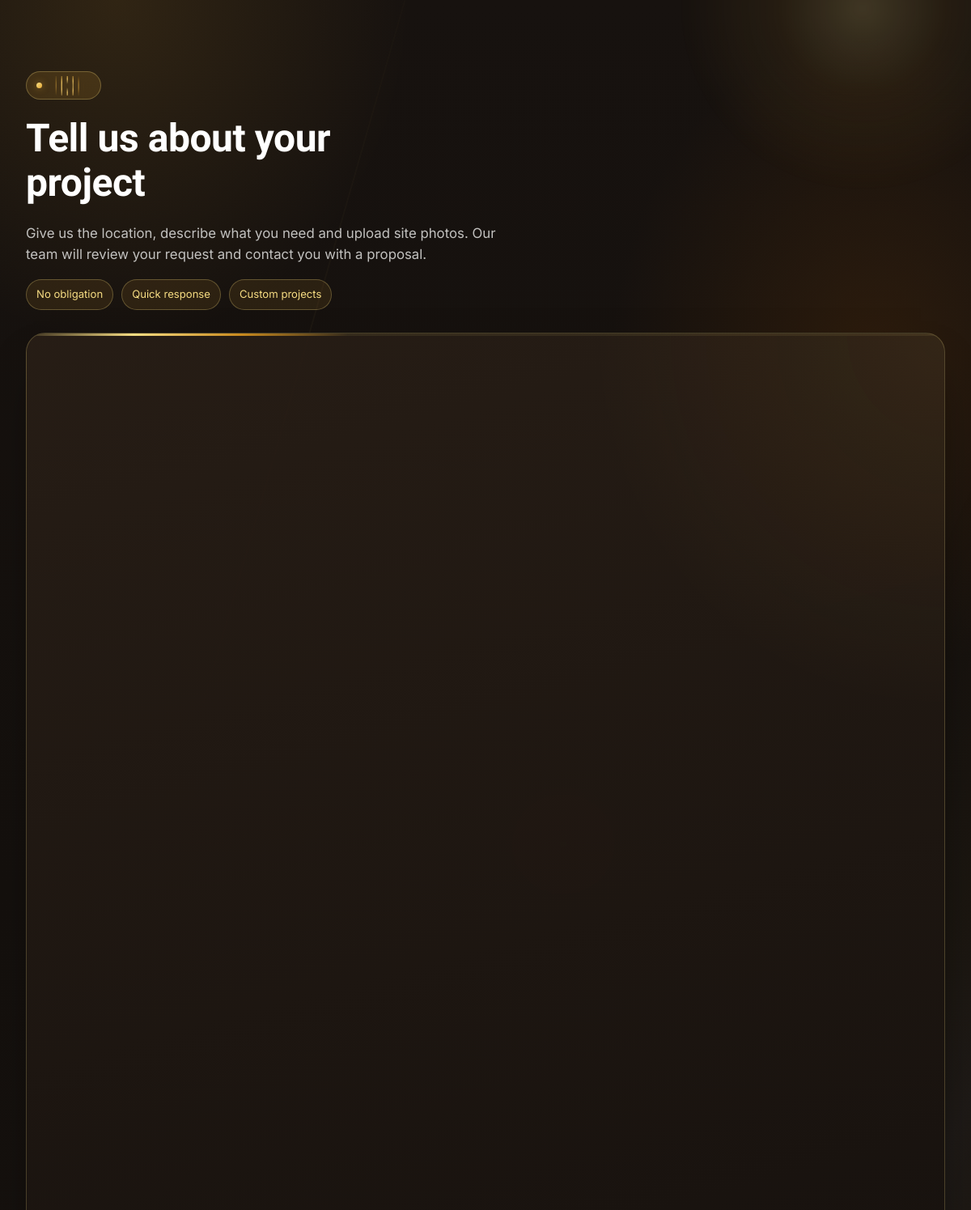
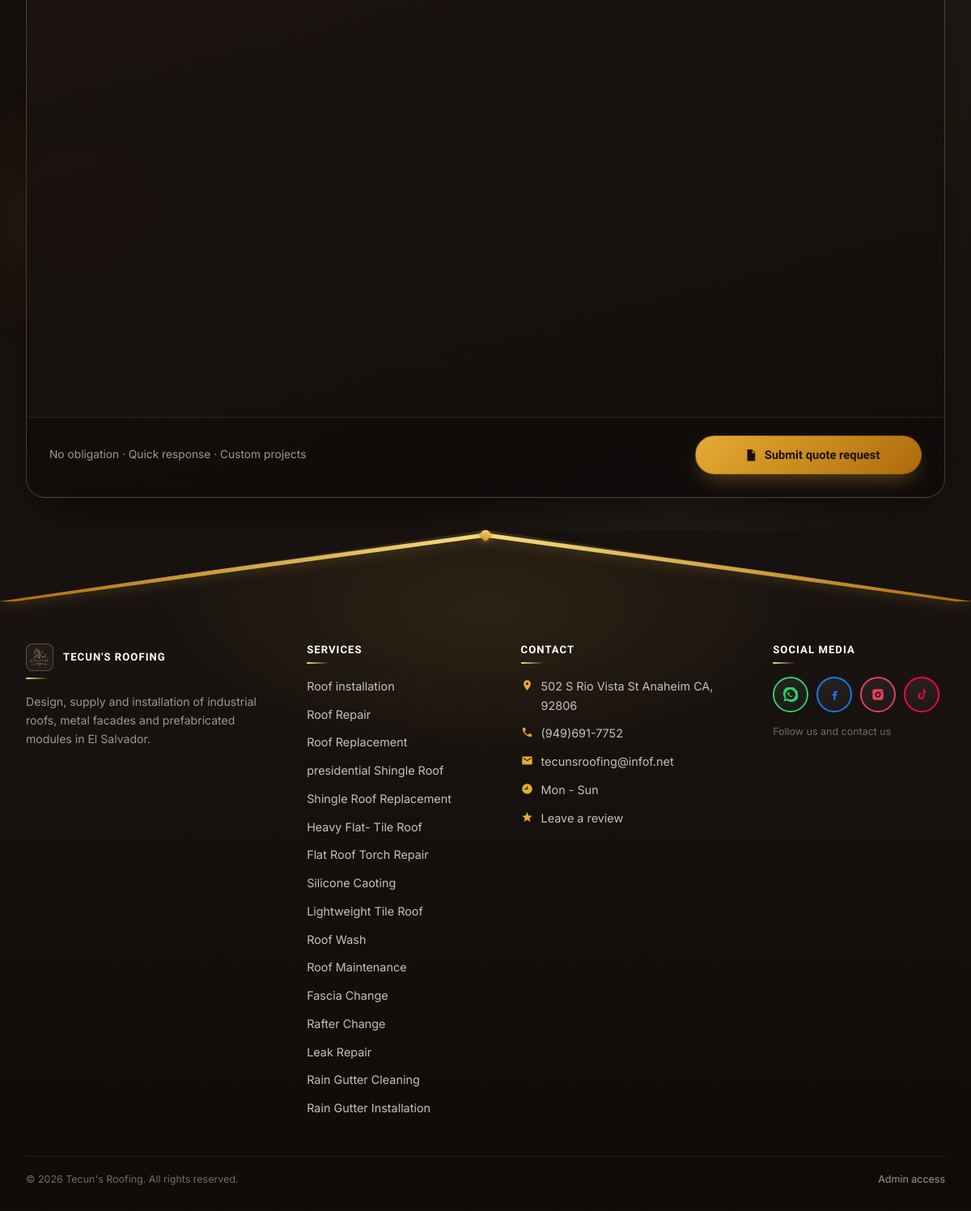
/cotizacion, run on the app's committed database (2 pictures, top to bottom).
### models.py (models this page shows)
class ContentBlock(db.Model):
    __tablename__ = "content_blocks"
    id = db.Column(db.Integer, primary_key=True)
    section_key = db.Column(db.String(80), unique=True, nullable=False)
    label = db.Column(db.String(150), nullable=False)  # human-friendly label for admin UI
    eyebrow = db.Column(db.String(150))
    title = db.Column(db.String(300))
    body = db.Column(db.Text)
    image_path = db.Column(db.String(300))
    extra = db.Column(db.String(300))  # small extra field (phone, cta label, etc.)
    updated_at = db.Column(db.DateTime, default=datetime.utcnow, onupdate=datetime.utcnow)

class Service(db.Model):
    __tablename__ = "services"
    id = db.Column(db.Integer, primary_key=True)
    slug = db.Column(db.String(120), unique=True, nullable=False)
    name = db.Column(db.String(150), nullable=False)
    short_description = db.Column(db.String(400))
    description = db.Column(db.Text)
    work_methods = db.Column(db.Text)  # métodos de trabajo: un ítem por línea
    image_path = db.Column(db.String(300))  # imagen de portada / fallback del hero
    video_path = db.Column(db.String(300))  # video opcional del hero (mp4/webm)
    order = db.Column(db.Integer, default=0)
    active = db.Column(db.Boolean, default=True)
    gallery_images = db.relationship(
        "ServiceGalleryImage",
        backref="service",
        cascade="all, delete-orphan",
        lazy=True,
        order_by="ServiceGalleryImage.sort_order",
    )

### public_routes.py (the view, shortened to what this page needs)
@public_bp.route("/cotizacion", methods=["GET", "POST"])
def cotizacion():
    services = Service.query.filter_by(active=True).order_by(Service.order).all()
    if getattr(g, "lang", "es") == "en":
        services = [translations.localize_service(s) for s in services]
    quote_glass_cards = (
        QuoteGlassCard.query.filter_by(active=True)
        .order_by(QuoteGlassCard.sort_order, QuoteGlassCard.id)
        .limit(3)
        .all()
    )
    glass_rotations = [-15, 5, 25]
    return render_template(
        "cotizacion.html",
        services=services,
        quote_glass_cards=quote_glass_cards,
        glass_rotations=glass_rotations,
    )

### translations.py (called while the page is built)
def set_language():
    lang = request.cookies.get("lang")
    if lang not in SUPPORTED:
        lang = detect_lang()
    g.lang = lang

def detect_lang():
    accept = request.headers.get("Accept-Language", "")
    primary = accept.split(",")[0].strip().lower()
    code = primary.split(";")[0].split("-")[0].strip()
    return ES if code == ES else EN

def t(text, lang=None):
    text = str(text) if text is not None else ""
    if not text.strip():
        return text
    lang = lang or getattr(g, "lang", DEFAULT)
    if lang == DEFAULT or not _enabled():
        return text
    mapping = translate_mapping([text], lang)
    return mapping.get(text, text)

def localize(obj, fields):
    lang = getattr(g, "lang", DEFAULT)
    if lang == DEFAULT or not obj:
        return obj
    texts = [getattr(obj, f) for f in fields
             if getattr(obj, f, None) and isinstance(getattr(obj, f), str)]
    mapping = translate_mapping(texts, lang)
    return Localized(obj, fields, mapping)

def localize_service(service):
    return localize(service, list(SERVICE_FIELDS))

### templates/cotizacion.html (shortened to what this page needs)
{% extends "base.html" %}
{% block extra_head %}
<link rel="stylesheet" href="https://unpkg.com/leaflet@1.9.4/dist/leaflet.css" />
{% endblock %}
{% block content %}
<section class="quote-page">
  <div class="quote-page__bg" aria-hidden="true">
    <div class="quote-page__orb quote-page__orb--1"></div>
    <div class="quote-page__orb quote-page__orb--2"></div>
    <div class="quote-page__orb quote-page__orb--3"></div>
  </div>
  <div class="quote-page__hero">
    <div class="container quote-page__hero-grid">
      <div class="quote-page__hero-copy">
        {% set quote_eyebrow = t('Quote') %}
        <div class="eyebrow eyebrow--shine quote-reveal" style="--reveal-delay:0s">
          <span class="eyebrow-shine">
            <span class="eyebrow-shine__loader" aria-hidden="true"></span>
          </span>
        </div>
        <h1 class="quote-reveal" style="--reveal-delay:.08s">{{ t('Tell us about your project') }}</h1>
        <p class="quote-page__lead quote-reveal" style="--reveal-delay:.16s">{{ t('Give us the location, describe what you need and upload site photos. Our team will review your request and contact you with a proposal.') }}</p>
        <ul class="quote-page__perks quote-reveal" style="--reveal-delay:.24s" aria-label="{{ t('Benefits') }}">
          <li style="--perk-i:0">{{ t('No obligation') }}</li>
          <li style="--perk-i:1">{{ t('Quick response') }}</li>
          <li style="--perk-i:2">{{ t('Custom projects') }}</li>
        </ul>
      </div>
    </div>
  </div>
  <div class="container quote-page__body">
    <form class="quote-form quote-reveal" style="--reveal-delay:.32s" method="POST" action="{{ url_for('public.cotizacion') }}" enctype="multipart/form-data">
      <div class="quote-form__progress" aria-hidden="true">
        <span class="quote-form__progress-bar"></span>
      </div>
      <div class="quote-form__footer">
        <p class="quote-form__note">{{ t('No obligation · Quick response · Custom projects') }}</p>
        <button type="submit" class="btn btn-rust quote-form__submit">
          <svg class="btn-ico" viewBox="0 0 24 24" aria-hidden="true"><path fill="currentColor" d="M7 3h7l5 5v13a1 1 0 0 1-1 1H7a1 1 0 0 1-1-1V4a1 1 0 0 1 1-1zm7 1.5V9h4.5L14 4.5zM9 12h6v1.5H9V12zm0 3.5h6V17H9v-1.5zm0-7h3V10H9V8.5z"/></svg>
          <span>{{ t('Submit quote request') }}</span>
        </button>
      </div>
    </form>
  </div>
</section>
{% endblock %}

### templates/base.html (shortened to what this page needs)
<!doctype html>
<html lang="{{ 'en' if current_lang == 'en' else 'es' }}">
<head>
  <link rel="stylesheet" href="{{ url_for('static', filename='css/style.css') }}">
  {% block extra_head %}{% endblock %}
</head>
<body>
  <div class="site-header" id="siteHeader">
          {% set ep = request.endpoint or '' %}
          {% set current_slug = (request.view_args or {}).get('slug') %}
          {% set extra_slugs = nav_services_extra | map(attribute='slug') | list %}
          {% set extra_active = ep == 'public.servicio_detalle' and current_slug in extra_slugs %}
  <main>
    {% block content %}{% endblock %}
  </main>
  <footer class="site-footer">
    <div class="site-footer__shell">
      <div class="site-footer__ridge" aria-hidden="true">
        <span class="site-footer__ridge-cap"></span>
      </div>
      <div class="container site-footer__content">
        <div class="footer-grid">
          <div class="footer-brand">
            <h4 class="footer-brand__name">
              {% if site_logo and site_logo.image_path %}
                <img src="{{ url_for('static', filename=site_logo.image_path) }}" alt="Tecun's Roofing" class="footer-brand__logo">
              {% endif %}
              <span>TECUN'S ROOFING</span>
            </h4>
            <p class="footer-brand__text">{{ t('Design, supply and installation of industrial roofs, metal facades and prefabricated modules in El Salvador.') }}</p>
          </div>
          <div class="footer-col">
            <h4>{{ t('Services') }}</h4>
            <ul>
              {% for s in nav_services %}
                <li><a href="{{ url_for('public.servicio_detalle', slug=s.slug) }}">{{ s.name }}</a></li>
              {% endfor %}
            </ul>
          </div>
          <div class="footer-col">
            <h4>{{ t('Contact') }}</h4>
            <ul class="footer-contact">
              {% if site_info %}
              <li>
                <svg viewBox="0 0 24 24" aria-hidden="true"><path fill="currentColor" d="M12 2C8.13 2 5 5.13 5 9c0 5.25 7 13 7 13s7-7.75 7-13c0-3.87-3.13-7-7-7zm0 9.5A2.5 2.5 0 1 1 12 6.5a2.5 2.5 0 0 1 0 5z"/></svg>
                <span>{{ site_info.body }}</span>
              </li>
              <li>
                <svg viewBox="0 0 24 24" aria-hidden="true"><path fill="currentColor" d="M6.62 10.79a15.05 15.05 0 0 0 6.59 6.59l2.2-2.2a1 1 0 0 1 1.01-.24c1.12.37 2.33.57 3.58.57a1 1 0 0 1 1 1V20a1 1 0 0 1-1 1C10.4 21 3 13.6 3 4a1 1 0 0 1 1-1h3.5a1 1 0 0 1 1 1c0 1.25.2 2.45.57 3.57a1 1 0 0 1-.25 1.02l-2.2 2.2z"/></svg>
                <a href="tel:{{ site_info.eyebrow }}">{{ site_info.eyebrow }}</a>
              </li>
              <li>
                <svg viewBox="0 0 24 24" aria-hidden="true"><path fill="currentColor" d="M20 4H4c-1.1 0-2 .9-2 2v12c0 1.1.9 2 2 2h16c1.1 0 2-.9 2-2V6c0-1.1-.9-2-2-2zm0 4-8 5L4 8V6l8 5 8-5v2z"/></svg>
                <a href="mailto:{{ site_info.title }}">{{ site_info.title }}</a>
              </li>
              <li>
                <svg viewBox="0 0 24 24" aria-hidden="true"><path fill="currentColor" d="M12 2a10 10 0 1 0 0 20 10 10 0 0 0 0-20zm1 11H7v-2h4V7h2v6z"/></svg>
                <span>{{ site_info.extra }}</span>
              </li>
              {% endif %}
              <li>
                <svg viewBox="0 0 24 24" aria-hidden="true"><path fill="currentColor" d="M12 17.27 18.18 21l-1.64-7.03L22 9.24l-7.19-.61L12 2 9.19 8.63 2 9.24l5.46 4.73L5.82 21z"/></svg>
                <a href="{{ url_for('public.resenas') }}">{{ t('Leave a review') }}</a>
              </li>
            </ul>
          </div>
          <div class="footer-col">
            <h4>{{ t('Social media') }}</h4>
            <div class="footer-social">
              {% if site_socials and site_socials.eyebrow %}
              <a class="footer-social__btn footer-social__btn--wa" href="{{ site_socials.eyebrow }}" target="_blank" rel="noopener" aria-label="WhatsApp" title="WhatsApp">
              </a>
              {% endif %}
              {% if site_socials and site_socials.title %}
              <a class="footer-social__btn footer-social__btn--fb" href="{{ site_socials.title }}" target="_blank" rel="noopener" aria-label="Facebook" title="Facebook">
                <svg viewBox="0 0 24 24" aria-hidden="true"><path fill="currentColor" d="M14 9h3V6h-3c-1.8 0-3 1.4-3 3v2H9v3h2v7h3v-7h2.4l.6-3H14V9z"/></svg>
              </a>
              {% endif %}
              {% if site_socials and site_socials.body %}
              <a class="footer-social__btn footer-social__btn--ig" href="{{ site_socials.body }}" target="_blank" rel="noopener" aria-label="Instagram" title="Instagram">
                <svg viewBox="0 0 24 24" aria-hidden="true"><path fill="currentColor" d="M7 3h10a4 4 0 0 1 4 4v10a4 4 0 0 1-4 4H7a4 4 0 0 1-4-4V7a4 4 0 0 1 4-4zm5 4.2A4.8 4.8 0 1 0 16.8 12 4.8 4.8 0 0 0 12 7.2zm6.1-.9a1.1 1.1 0 1 0 1.1 1.1 1.1 1.1 0 0 0-1.1-1.1zM12 9.5A2.5 2.5 0 1 1 9.5 12 2.5 2.5 0 0 1 12 9.5z"/></svg>
              </a>
              {% endif %}
              {% if site_socials and site_socials.extra %}
              <a class="footer-social__btn footer-social__btn--tt" href="{{ site_socials.extra }}" target="_blank" rel="noopener" aria-label="TikTok" title="TikTok">
                <svg viewBox="0 0 24 24" aria-hidden="true"><path fill="currentColor" d="M14.5 3h2.2c.2 1.6 1.2 3 2.8 3.6V9c-1.1 0-2.1-.3-3-1v6.2A5.2 5.2 0 1 1 11.3 9v2.2a3 3 0 1 0 3.2 3V3z"/></svg>
              </a>
              {% endif %}
            </div>
            <p class="footer-social__hint">{{ t('Follow us and contact us') }}</p>
          </div>
        </div>
        <div class="footer-bottom">
          <span>© {{ 2026 }} Tecun's Roofing. {{ t('All rights reserved.') }}</span>
          <a href="{{ url_for('admin.login') }}">{{ t('Admin access') }}</a>
        </div>
      </div>
    </div>
  </footer>
</body>
</html>

### data on the page
ContentBlock: image_path (picture)
Service: name "Roof installation"
Service: name "Roof Repair"
Service: name "Roof Replacement"
Service: name "presidential Shingle Roof"
Service: name "Shingle Roof Replacement"
Service: name "Heavy Flat- Tile Roof"
Service: name "Flat Roof Torch Repair"
Service: name "Silicone Caoting"
Service: name "Lightweight Tile Roof"
Service: name "Roof Wash"
Service: name "Roof Maintenance"
Service: name "Fascia Change"
Service: name "Rafter Change"
Service: name "Leak Repair"
Service: name "Rain Gutter Cleaning"
Service: name "Rain Gutter Installation"
ContentBlock: body "502 S Rio Vista St Anaheim CA, 92806", eyebrow "(949)691-7752", title "tecunsroofing@infof.net", extra "Mon - Sun"

### other printed values
{{ t('Tell us about your project') }} "Tell us about your project"
{{ t('No obligation') }} "No obligation"
{{ t('Quick response') }} "Quick response"
{{ t('Custom projects') }} "Custom projects"
{{ t('No obligation · Quick response · Custom projects') }} "No obligation · Quick response · Custom projects"
{{ t('Submit quote request') }} "Submit quote request"
{{ t('Services') }} "SERVICES"
{{ t('Contact') }} "CONTACT"
{{ t('Leave a review') }} "Leave a review"
{{ t('Social media') }} "SOCIAL MEDIA"
{{ t('Follow us and contact us') }} "Follow us and contact us"
{{ 2026 }} "2026"
{{ t('All rights reserved.') }} "All rights reserved."
{{ t('Admin access') }} "Admin access"
